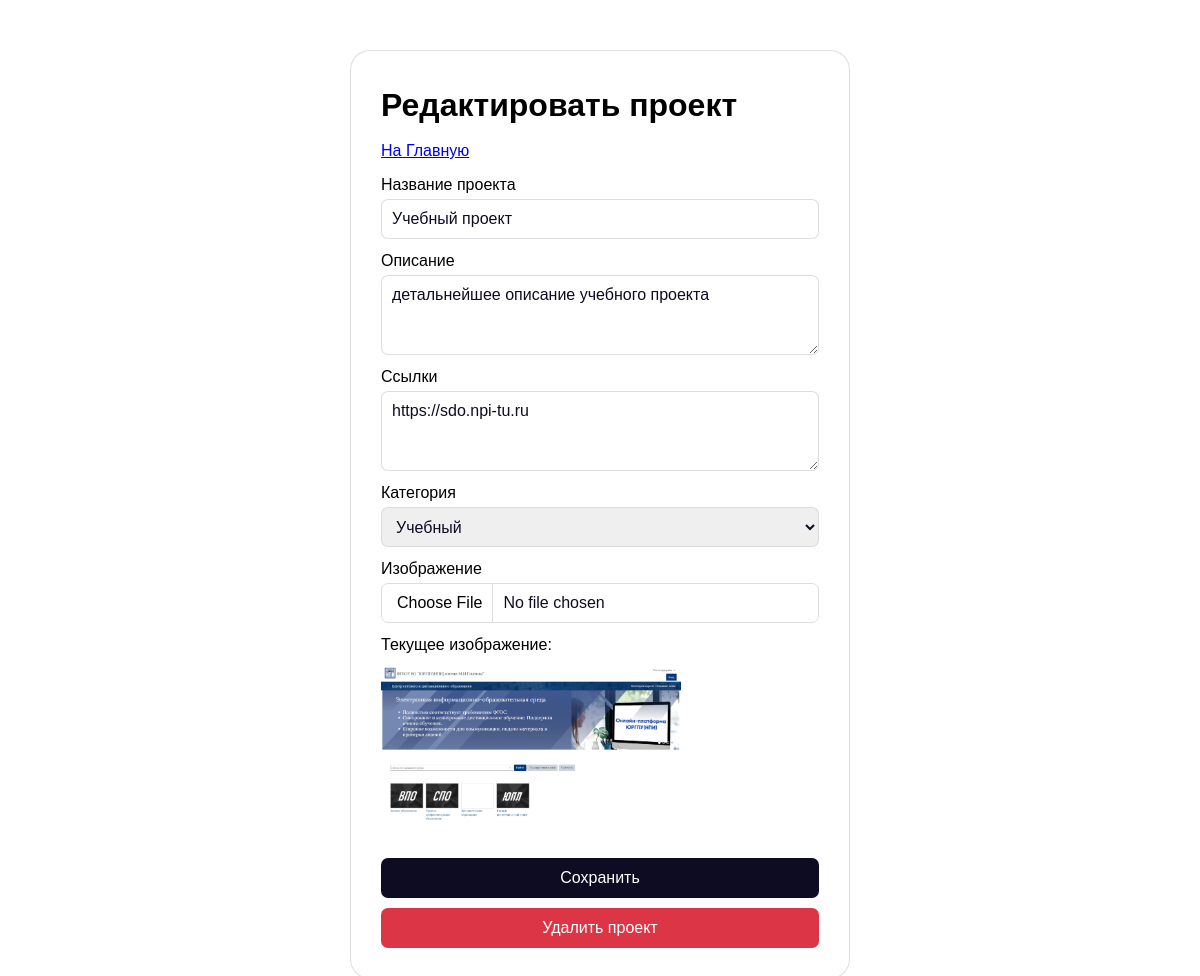
Screenshot of /edit_project/2 (signed in) with the database file from the repository.
### tables this page shows
CREATE TABLE projects (
        id INTEGER PRIMARY KEY AUTOINCREMENT,
        user_id INTEGER NOT NULL,
        title TEXT NOT NULL,
        description TEXT NOT NULL,
        links TEXT,
        category TEXT NOT NULL CHECK(category IN ('учебный', 'личный', 'командный')),
        image_path TEXT,
        created_at TIMESTAMP DEFAULT CURRENT_TIMESTAMP,
        FOREIGN KEY (user_id) REFERENCES users(id)
        );

### app.py (the view, shortened to what this page needs)
@app.route('/edit_project/<int:project_id>', methods=['GET', 'POST'])
def edit_project(project_id):
    conn = sqlite3.connect(DATABASE)
    conn.row_factory = sqlite3.Row
    c = conn.cursor()
    c.execute('''
        SELECT projects.*, users.username FROM projects
        JOIN users ON projects.user_id = users.id
        WHERE projects.id = ? AND users.username = ?
    ''', (project_id, session['username']))
    project = c.fetchone()
    if not project:
        flash("Проект не найден или доступ запрещен", "failure")
        return redirect(url_for('index'))
    conn.close()
    return render_template('edit_project.html', project=project)

### templates/edit_project.html (shortened to what this page needs)
<!DOCTYPE html>
<html lang="ru">
<head>
    <link rel="stylesheet" href="/static/reset.css">
    <link rel="stylesheet" href="/static/style.css">
</head>
<body>
    <div class="container edit-proj-container">
        <h1>Редактировать проект</h1>
        <p><a href="{{ url_for('index') }}">На Главную</a></p>
        <form method="POST" enctype="multipart/form-data">
            <div>
                <label for="title">Название проекта</label>
                <input type="text" id="title" name="title" value="{{ project.title }}" required>
            </div>
            <div>
                <label for="description">Описание</label>
                <textarea id="description" name="description" maxlength="400" required>{{ project.description }}</textarea>
            </div>
            <div>
                <label for="links">Ссылки</label>
                <textarea id="links" name="links" maxlength="400">{{ project.links }}</textarea>
            </div>
            <div>
                <label for="category">Категория</label>
                <select id="category" name="category" required>
                    <option value="учебный" {% if project.category == 'учебный' %}selected{% endif %}>Учебный</option>
                </select>
            </div>
            <div>
                <label for="image">Изображение</label>
                <input type="file" id="image" name="image" accept="image/*">
                {% if project.image_path %}
                    <p style="margin: 10px 0;">Текущее изображение:</p>
                    <img src="{{ url_for('static', filename='img/' + project.image_path) }}" alt="Текущее изображение" style="max-width: 300px;">
                {% endif %}
            </div>
            <button type="submit" class="margin10 def-btn">Сохранить</button>
        </form>
        <form method="POST" action="{{ url_for('delete_project', project_id=project.id) }}"
            onsubmit="return confirm('Вы уверены, что хотите удалить этот проект?');">
            <button type="submit" class="def-btn dlt-btn">Удалить проект</button>
        </form>
    </div>
</body>
</html>

### static/style.css (style rules this page uses)
.container { margin: 100px auto; width: 400px; padding: 30px; display: flex; flex-direction: column; gap: 10px; border: 1px rgba(219, 218, 222, 0.9) solid; border-radius: 20px; background-color: #fff; font-size: 12pt; color:#000; }
.container > form { display: flex; flex-direction: column; gap: 10px; }
.container > form > div { display: flex; flex-direction: column; }
.container input, .container textarea, .container select { color: #0d0c22; height: 40px; border: 1px rgba(219, 218, 222, 0.9) solid; border-radius: 7px; padding: 0 10px; margin-top: 2px; }
.container textarea { padding-top: 7px; height: 80px; resize: vertical; max-height: 150px; }
.def-btn { background-color: #0d0c22; color: #fff; height: 40px; border: none; border-radius: 7px; }
button,a { transition: .2s; }
.margin10 { margin-top: 20px; }
.dlt-btn { background-color: #dc3545; }
.add-container, .edit-proj-container { margin: 50px auto; width: 500px; }

### rows the page displays
projects: title "Учебный проект", description "детальнейшее описание учебного проекта", links "https://sdo.npi-tu.ru", category "Учебный", image_path (picture)
